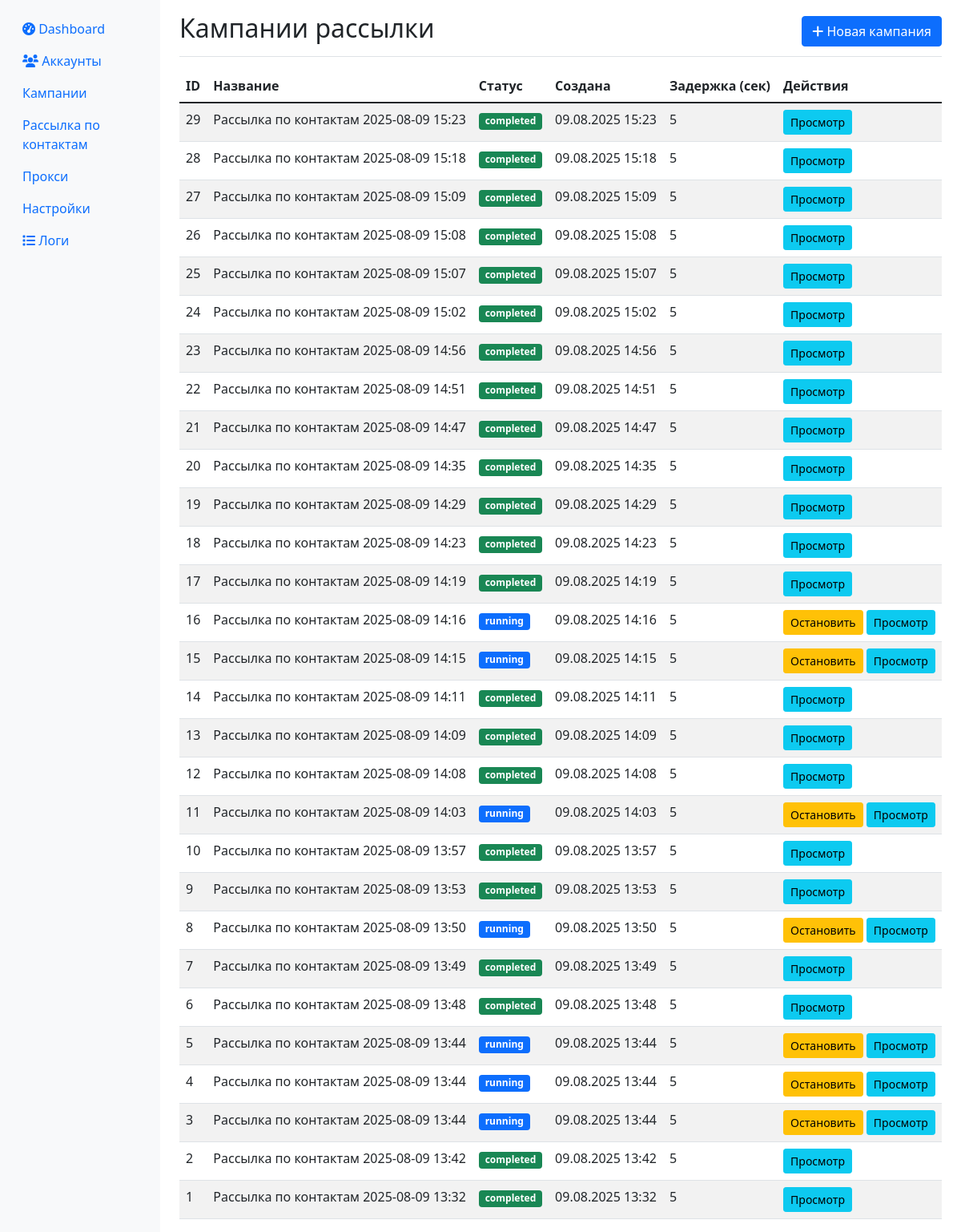
The page /campaigns on the database as committed earlier.
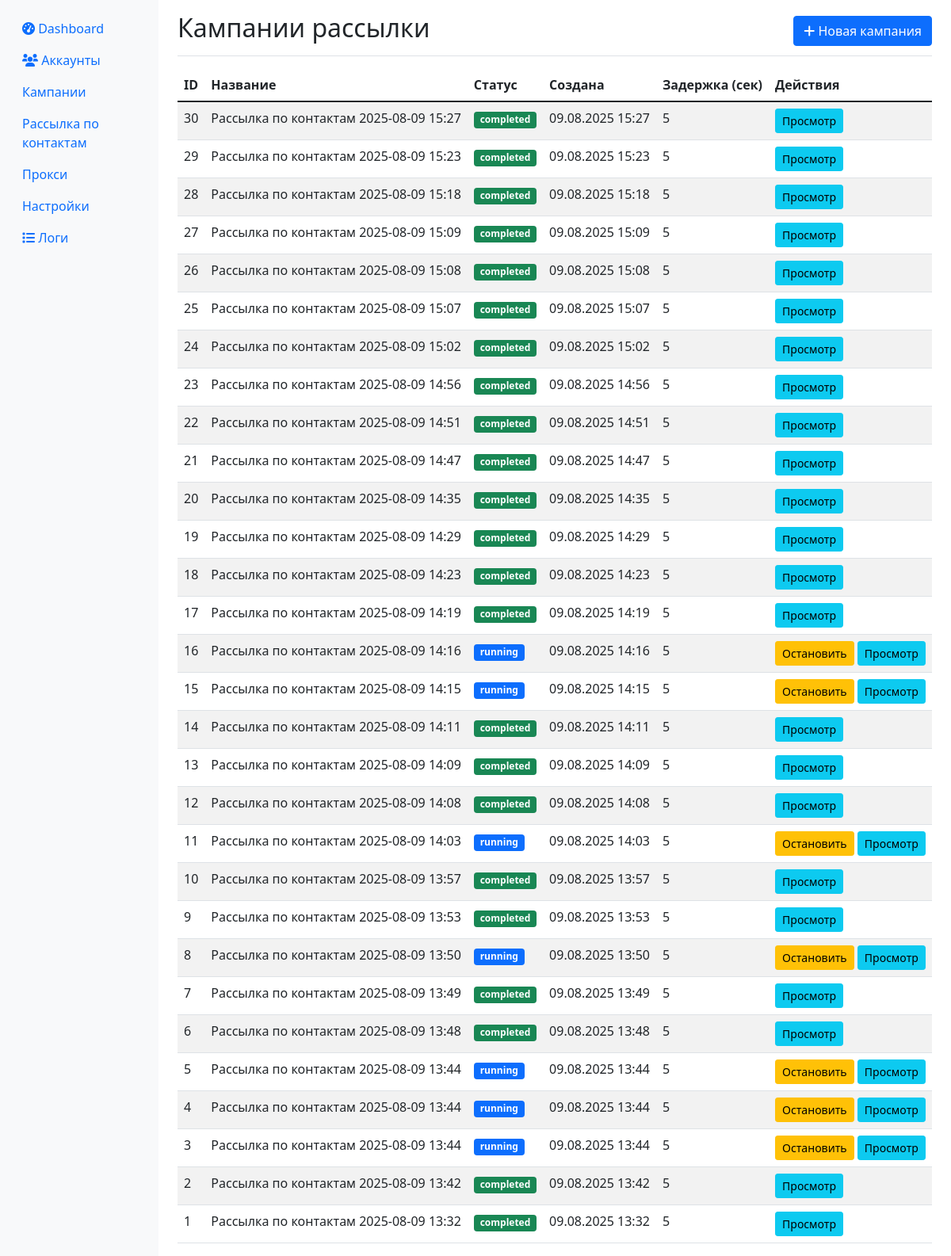
The same page on the database as committed later.
### app/database.py (models this page shows)
class Campaign(Base):
    __tablename__ = "campaigns"
    id = Column(Integer, primary_key=True, index=True)
    name = Column(String)
    channel_message = Column(Text, nullable=True)
    group_message = Column(Text, nullable=True)
    private_message = Column(Text, nullable=True)
    channels_list = Column(Text, nullable=True)
    groups_list = Column(Text, nullable=True)
    private_list = Column(Text, nullable=True)
    delay_seconds = Column(Integer, default=3)
    attachment_path = Column(String, nullable=True)
    status = Column(String, default="created")  # created, running, paused, completed, scheduled, cancelled
    created_at = Column(DateTime, default=datetime.utcnow)
    scheduled_start = Column(DateTime, nullable=True)  # время запланированного старта
    account_id = Column(Integer, nullable=True)  # для привязки к конкретному аккаунту

### app/web.py (the view)
@app.get("/campaigns", response_class=HTMLResponse)
async def campaigns_page(request: Request, db: Session = Depends(get_db)):
    campaigns = db.query(Campaign).order_by(Campaign.created_at.desc()).all()
    return templates.TemplateResponse("campaigns.html", {
        "request": request,
        "campaigns": campaigns
    })

### templates/campaigns.html (shortened to what this page needs)
{% extends "base.html" %}
{% block content %}
<div class="d-flex justify-content-between flex-wrap flex-md-nowrap align-items-center pt-3 pb-2 mb-3 border-bottom">
    <h1 class="h2">Кампании рассылки</h1>
    <a href="/campaigns/new" class="btn btn-primary">
        <i class="fas fa-plus"></i> Новая кампания
    </a>
</div>
<div class="table-responsive">
    <table class="table table-striped">
        <thead>
            <tr>
                <th>ID</th>
                <th>Название</th>
                <th>Статус</th>
                <th>Создана</th>
                <th>Задержка (сек)</th>
                <th>Действия</th>
            </tr>
        </thead>
        <tbody>
            {% for campaign in campaigns %}
            <tr>
                <td>{{ campaign.id }}</td>
                <td>{{ campaign.name }}</td>
                <td>
                    <span class="badge bg-{% if campaign.status == 'running' %}primary{% elif campaign.status == 'completed' %}success{% elif campaign.status == 'paused' %}warning{% else %}secondary{% endif %}">
                        {{ campaign.status }}
                    </span>
                </td>
                <td>{{ campaign.created_at.strftime('%d.%m.%Y %H:%M') }}</td>
                <td>{{ campaign.delay_seconds }}</td>
                <td>
                    {% if campaign.status == 'draft' or campaign.status == 'paused' %}
                    <button class="btn btn-sm btn-success" onclick="startCampaign({{ campaign.id }})">
                        Запустить
                    </button>
                    {% elif campaign.status == 'running' %}
                    <button class="btn btn-sm btn-warning" onclick="stopCampaign({{ campaign.id }})">
                        Остановить
                    </button>
                    {% endif %}
                    <button class="btn btn-sm btn-info" onclick="viewCampaign({{ campaign.id }})">
                        Просмотр
                    </button>
                </td>
            </tr>
            {% endfor %}
        </tbody>
    </table>
</div>
{% endblock %}

### templates/base.html (shortened to what this page needs)
<!DOCTYPE html>
<html lang="ru">
<head>
    <link href="https://cdn.jsdelivr.net/npm/bootstrap@5.1.3/dist/css/bootstrap.min.css" rel="stylesheet">
    <link href="https://cdnjs.cloudflare.com/ajax/libs/font-awesome/6.0.0/css/all.min.css" rel="stylesheet">
</head>
<body>
    <div class="container-fluid">
        <div class="row">
            <nav class="col-md-2 d-md-block sidebar collapse">
                <div class="position-sticky pt-3">
                    <ul class="nav flex-column">
                        <li class="nav-item">
                            <a class="nav-link" href="/">
                                <i class="fas fa-tachometer-alt"></i> Dashboard
                            </a>
                        </li>
                        <li class="nav-item">
                            <a class="nav-link" href="/accounts">
                                <i class="fas fa-users"></i> Аккаунты
                            </a>
                        </li>
                        <li class="nav-item">
                            <a class="nav-link" href="/campaigns">Кампании</a>
                        </li>
                        <li class="nav-item">
                            <a class="nav-link" href="/contacts-campaign">Рассылка по контактам</a>
                        </li>
                        <li class="nav-item">
                            <a class="nav-link" href="/proxies">Прокси</a>
                        </li>
                        <li class="nav-item">
                            <a class="nav-link" href="/settings">Настройки</a>
                        </li>
                        <li class="nav-item">
                            <a class="nav-link" href="/logs">
                                <i class="fas fa-list"></i> Логи
                            </a>
                        </li>
                    </ul>
                </div>
            </nav>
            <main class="col-md-10 ms-sm-auto px-md-4">
                {% block content %}{% endblock %}
            </main>
        </div>
    </div>
</body>
</html>

### templates/base.html (style rules this page uses)
.sidebar { min-height: 100vh; background-color: #f8f9fa; }

Rows that differ between the two databases and show on the page:
added Campaign: id "30", name "Рассылка по контактам 2025-08-09 15:27", status "completed", created_at "09.08.2025 15:27", delay_seconds "5"
